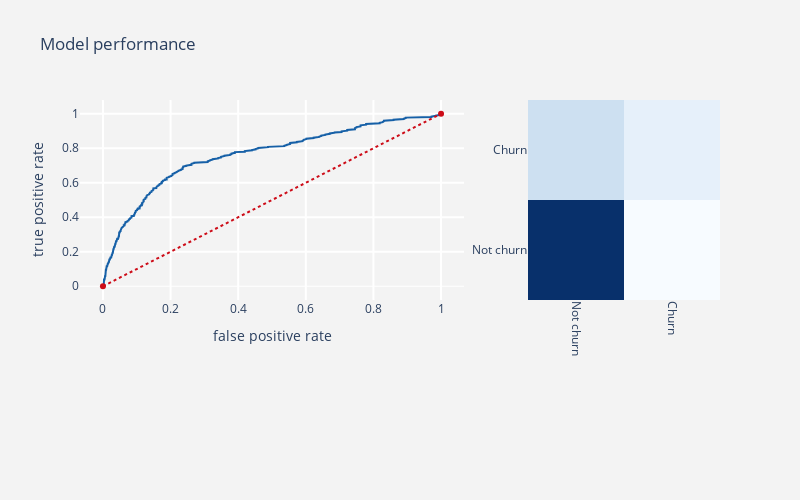

Here is the notebook cell this chart was saved with:
### Markdown cell above
### Tuning Parameters For Support Vector Machine

### Code cell
#tuning parameters
#Support vector classifier
#using non-linear hyper plane("rbf")

svc_rbf  = SVC(C=1.0, kernel='rbf', 
               degree= 3, gamma=1.0, 
               coef0=0.0, shrinking=True,
               probability=True,tol=0.001,
               cache_size=200, class_weight=None,
               verbose=False,max_iter= -1,
               random_state=None)

telecom_churn_prediction_alg(svc_rbf, X_train,X_test, y_train,y_test,threshold_plot = False)

### Figure 1 — Plotly figure (JSON) as saved in the notebook; plotly's stock layout.template omitted (floating-point values rounded to 4 significant figures; data arrays with more than 128 entries replaced by an {"elided": "..."} marker saying what was removed)
{"data": [{"line": {"color": "rgb(22, 96, 167)", "width": 2}, "name": "Roc : 0.6456109573166806", "type": "scatter", "x": {"elided": "575 float values"}, "y": {"elided": "575 float values"}}, {"line": {"color": "rgb(205, 12, 24)", "dash": "dot", "width": 2}, "type": "scatter", "x": [0, 1], "y": [0, 1]}, {"colorscale": [[0, "rgb(247,251,255)"], [0.125, "rgb(222,235,247)"], [0.25, "rgb(198,219,239)"], [0.375, "rgb(158,202,225)"], [0.5, "rgb(107,174,214)"], [0.625, "rgb(66,146,198)"], [0.75, "rgb(33,113,181)"], [0.875, "rgb(8,81,156)"], [1, "rgb(8,48,107)"]], "name": "matrix", "showscale": false, "type": "heatmap", "x": ["Not churn", "Churn"], "xaxis": "x2", "y": ["Not churn", "Churn"], "yaxis": "y2", "z": [[1187, 81], [316, 174]]}], "layout": {"autosize": false, "height": 500, "margin": {"b": 200}, "paper_bgcolor": "rgb(243,243,243)", "plot_bgcolor": "rgb(243,243,243)", "showlegend": false, "title": {"text": "Model performance"}, "width": 800, "xaxis": {"domain": [0, 0.6], "gridcolor": "rgb(255, 255, 255)", "gridwidth": 2, "ticklen": 5, "title": {"text": "false positive rate"}}, "xaxis2": {"domain": [0.7, 1], "gridcolor": "rgb(255, 255, 255)", "tickangle": 90}, "yaxis": {"gridcolor": "rgb(255, 255, 255)", "gridwidth": 2, "ticklen": 5, "title": {"text": "true positive rate"}, "zerolinewidth": 1}, "yaxis2": {"anchor": "x2", "gridcolor": "rgb(255, 255, 255)"}}}
